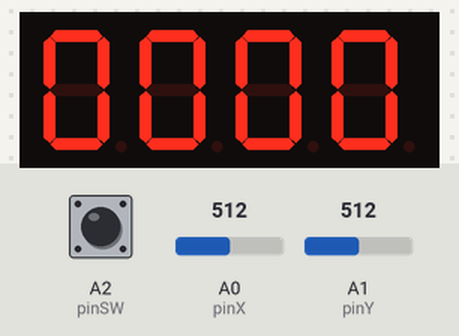
Recording of a sketch running on a simulated Arduino Uno, built with avr-gcc and run on an emulated ATmega328P. Shown: 4-digit seven-segment display. Wiring (inferred from the names in the program): 4-digit 7-segment display, segments lit when HIGH: segments pin 12, pin 8, pin 5, pin 3, pin 4, pin 11, pin 6; digit selects pin 7, pin 2, pin 10, pin 13. Inputs (shaded band) come from the test bench; at power-on: A2 (pinSW) HIGH, A0 (pinX) = 512, A1 (pinY) = 512. The segment pins are drawn as the display they are named for.

Above: at 1.2 s.
1.3 s: A2 (pinSW) pulled LOW for 1 s
At 1.45 s:
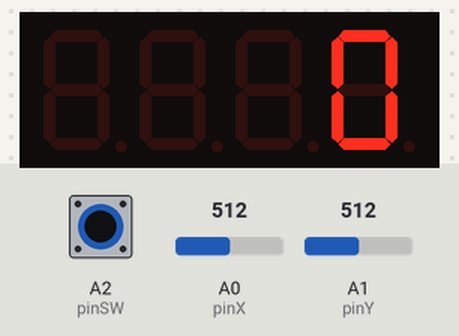
3.8 s: A0 (pinX) set to 710
At 5.0 s:
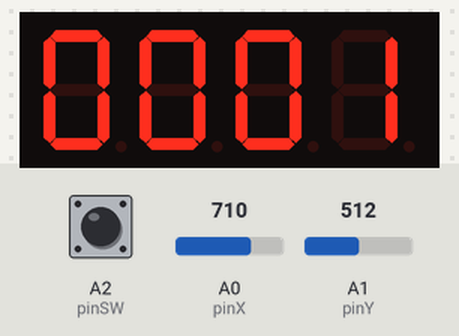
5.3 s: A2 (pinSW) pulled LOW for 0.15 s
At 5.45 s:
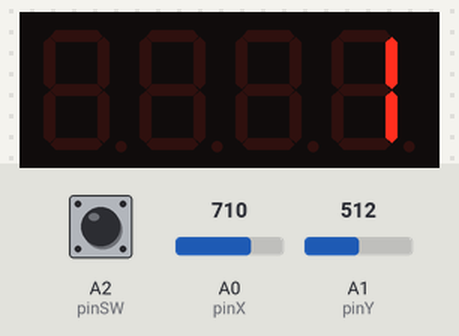
Timing chart, 0 to 8.3 s (numbered marks = the images above; inputs shaded):
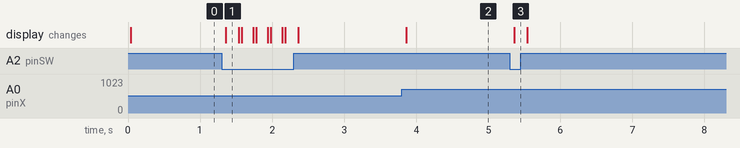

Measured:
- after the input at 1.3 s, the display: changes after 0.06 s (image 1)
- after the input at 3.8 s, the display: changes after 0.06 s (image 2)
- after the input at 5.3 s, the display: changes after 0.06 s (image 3)

The sketch:

Lab4.ino
```cpp
const int pinA = 12;
const int pinB = 8;
const int pinC = 5;
const int pinD = 3;
const int pinE = 4;
const int pinF = 11;
const int pinG = 6;
const int pinDP = 9;
const int pinD1 = 7;
const int pinD2 = 2;
const int pinD3 = 10;
const int pinD4 = 13;

const int segSize = 8;

const int noOfDisplays = 4;
const int noOfDigits = 10;

int segments[segSize] = {pinA, pinB, pinC, pinD, pinE, pinF, pinG, pinDP};

int digits[noOfDisplays] = {pinD1, pinD2, pinD3, pinD4};

byte digitMatrix[noOfDigits][segSize - 1]={
                                 {1, 1, 1, 1, 1, 1, 0},
                                 {0, 1, 1, 0, 0, 0, 0},
                                 {1, 1, 0, 1, 1, 0, 1},
                                 {1, 1, 1, 1, 0, 0, 1},
                                 {0, 1, 1, 0, 0, 1, 1},
                                 {1, 0, 1, 1, 0, 1, 1},
                                 {1, 0, 1, 1, 1, 1, 1},
                                 {1, 1, 1, 0, 0, 0, 0},
                                 {1, 1, 1, 1, 1, 1, 1},
                                 {1, 1, 1, 1, 0, 1, 1}};

int values[noOfDisplays] = {0, 0, 0, 0};

const int pinX = A0;
const int pinY = A1;
const int pinSW = A2;

int SWValue = 0;
int XValue = 0;
int YValue = 0;

const int minTreshold = 300;
const int maxTreshold = 700;

bool okx = 0;
bool oky = 0;

int count = 0;

int currentDisplay = noOfDisplays - 1;

void displayNumber(byte digit, bool dpValue)
{
  int i;

  for(i = 0; i < segSize - 1; i++)
  digitalWrite(segments[i], digitMatrix[digit][i]);

  digitalWrite(segments[segSize - 1], dpValue);

}

void showDigit(int num)
{
  for(int i = 0; i < noOfDisplays; i++)
  digitalWrite(digits[i], HIGH);

  digitalWrite(digits[num], LOW);

}

void setup() {
  // put your setup code here, to run once:
  for (int i = 0; i < segSize - 1; i++)
  pinMode(segments[i], OUTPUT);

  for(int i = 0; i < noOfDisplays; i++)
  pinMode(digits[i], OUTPUT);

  pinMode(pinSW,INPUT_PULLUP);
}

void loop() {
  // put your main code here, to run repeatedly:
  int displayc = currentDisplay;

  YValue = analogRead(pinY);
  SWValue = digitalRead(pinSW);

  if(SWValue == LOW)
  {
    delay(200);
    count++;
  }

  if(YValue < minTreshold && oky == 0 && count % 2 == 0 )
  {
    if(currentDisplay == noOfDisplays - 1)
    displayc = 0;
    else
    displayc = currentDisplay + 1;
    oky = 1;
  }

    if(YValue > maxTreshold && oky == 0 && count % 2==0 )
  {
    if(currentDisplay == 0)
    displayc = noOfDisplays - 1;
    else
    displayc = currentDisplay - 1;
    oky = 1;
    count = 0;
  }

  if(YValue <= maxTreshold && YValue >= minTreshold)
  oky = 0;

  currentDisplay = displayc;

  XValue = analogRead(pinX);

  if( XValue < minTreshold && okx == 0 && count % 2 == 1)
  {
    if(values[displayc] > 0) values[displayc]--;
    else  values[displayc] = 9;
    okx = 1;
  }

  if(XValue > maxTreshold && okx == 0 && count % 2 == 1)
  {
    if(values[displayc] < 9) values[displayc]++;
    else values[displayc] = 0;
    okx = 1;
  }
  if(XValue <= maxTreshold && XValue >= minTreshold)
  okx = 0;


   for(int i = 0; i < noOfDisplays; i++)
   {
    if(i == displayc)
    {
      showDigit(i);
      displayNumber(values[i], 1);
      delay(1);
    }
    else
    {
      showDigit(i);
      displayNumber(values[i], 0);
      delay(1);
    }
   }
}
```
